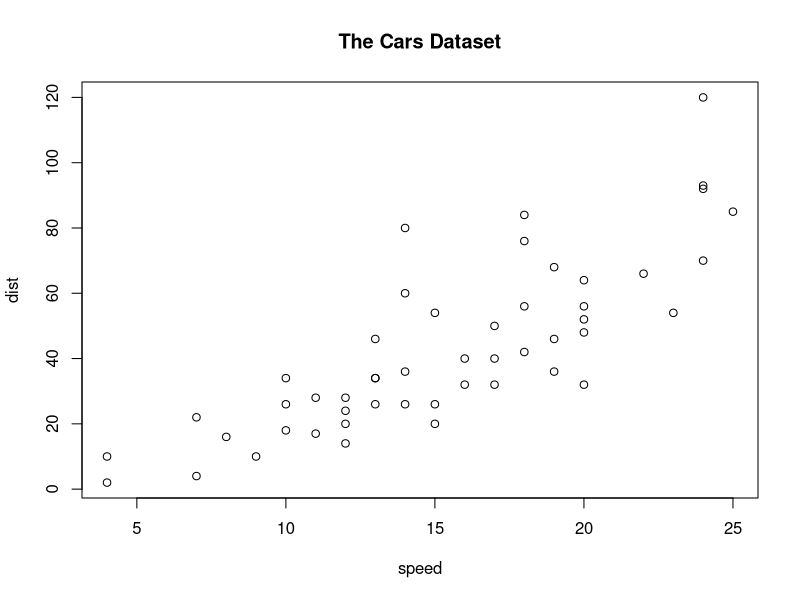
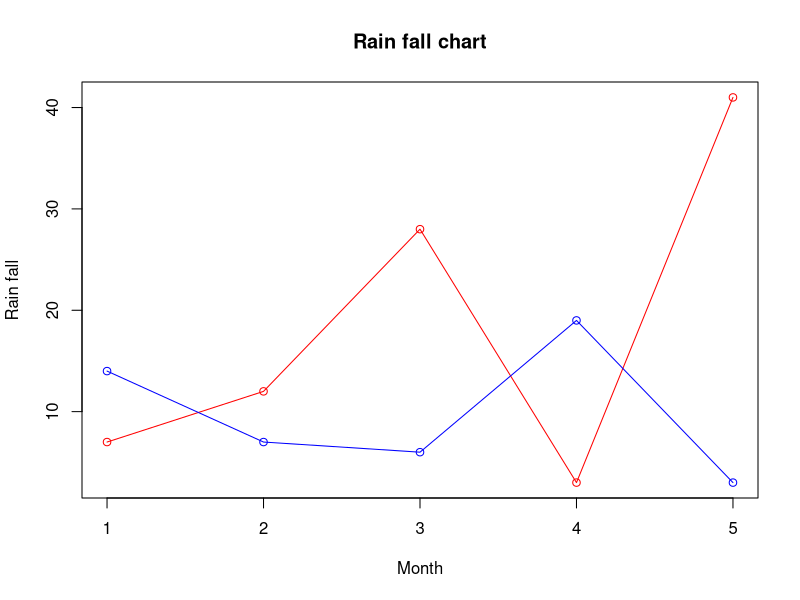

R code for these plots, in order:
## ---- chunk 1
setwd("/media/eric/Data/IIT/CS422/cs422_hw/")
data(cars)
cars
## ---- chunk 2
plot(cars, main="The Cars Dataset")

v <- c(7,12,28,3,41)
t <- c(14,7,6,19,3)
plot(v,type = "o",col = "red", xlab = "Month", ylab = "Rain fall", main = "Rain fall chart")
# using lines() function can draw multi-plot in a plot.
lines(t, type = "o", col = "blue")
## ---- chunk 3
summary(cars)
## ---- chunk 4
summ <- summary(cars)
max.speed.str <- summ[,1][6]
max.speed.str <- strsplit(max.speed.str, ":")
max.speed <- max.speed.str[[1]][2]

min.dist.str <- summ[,2][1]
min.dist.str <- strsplit(min.dist.str, ":  ")
min.dist <- min.dist.str[[1]][2]

str <- paste0("Maximum speed is ", max.speed, ", and minimum distance is ", 
              min.dist)
str
